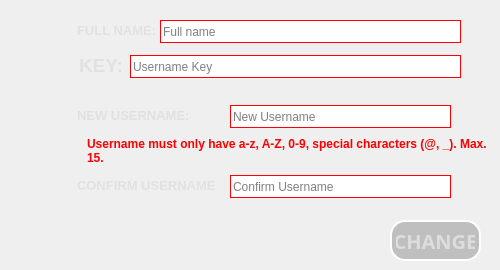
        <widget class="QWidget" name="user">
         <widget class="QLineEdit" name="ProfileUserFull">
          <property name="enabled">
           <bool>true</bool>
          </property>
          <property name="geometry">
           <rect>
            <x>160</x>
            <y>20</y>
            <width>301</width>
            <height>23</height>
           </rect>
          </property>
          <property name="styleSheet">
           <string notr="true">background-color: rgb(255, 255, 255);
border: 1px solid red;
border-top-left-radius : 0px;
border-top-right-radius : 0px; 
border-bottom-left-radius : 0px; 
border-bottom-right-radius : 0px;</string>
          </property>
          <property name="placeholderText">
           <string>Full name</string>
          </property>
          <property name="clearButtonEnabled">
           <bool>true</bool>
          </property>
         </widget>
         <widget class="QLabel" name="keyTick_5">
          <property name="geometry">
           <rect>
            <x>470</x>
            <y>55</y>
            <width>21</width>
            <height>21</height>
           </rect>
          </property>
          <property name="text">
           <string/>
          </property>
          <property name="pixmap">
           <pixmap>../Resources/tick.png</pixmap>
          </property>
          <property name="scaledContents">
           <bool>true</bool>
          </property>
         </widget>
         <widget class="QPushButton" name="UserChange_3">
          <property name="enabled">
           <bool>true</bool>
          </property>
          <property name="geometry">
           <rect>
            <x>390</x>
            <y>220</y>
            <width>91</width>
            <height>41</height>
           </rect>
          </property>
          <property name="font">
           <font>
            <family>Bahnschrift SemiBold</family>
            <pointsize>15</pointsize>
            <weight>75</weight>
            <bold>true</bold>
           </font>
          </property>
          <property name="cursor">
           <cursorShape>PointingHandCursor</cursorShape>
          </property>
          <property name="styleSheet">
           <string notr="true">background-color: rgba(64, 64, 64, 70);
color: rgb(221, 221, 221);
border: 2px solid white;
border-style: outset;
border-radius: 15px;
padding: 4px;</string>
          </property>
          <property name="text">
           <string>CHANGE</string>
          </property>
         </widget>
         <widget class="QLabel" name="ConfirmUserLabel_3">
          <property name="geometry">
           <rect>
            <x>70</x>
            <y>170</y>
            <width>151</width>
            <height>31</height>
           </rect>
          </property>
          <property name="font">
           <font>
            <pointsize>10</pointsize>
            <weight>75</weight>
            <bold>true</bold>
           </font>
          </property>
          <property name="styleSheet">
           <string notr="true">color: rgb(225, 225, 225);
border: 2px solid white;
border-style: outset;
border-radius: 15px;
padding: 4px;
border: none;</string>
          </property>
          <property name="text">
           <string>CONFIRM USERNAME:</string>
          </property>
          <property name="alignment">
           <set>Qt::AlignLeading|Qt::AlignLeft|Qt::AlignVCenter</set>
          </property>
         </widget>
         <widget class="QLabel" name="UserKey_3">
          <property name="geometry">
           <rect>
            <x>70</x>
            <y>50</y>
            <width>61</width>
            <height>31</height>
           </rect>
          </property>
          <property name="font">
           <font>
            <pointsize>14</pointsize>
            <weight>75</weight>
            <bold>true</bold>
           </font>
          </property>
          <property name="styleSheet">
           <string notr="true">color: rgb(225, 225, 225);
border: 2px solid white;
border-style: outset;
border-radius: 15px;
padding: 4px;
border: none;</string>
          </property>
          <property name="text">
           <string>KEY:</string>
          </property>
          <property name="alignment">
           <set>Qt::AlignLeading|Qt::AlignLeft|Qt::AlignVCenter</set>
          </property>
         </widget>
         <widget class="QLineEdit" name="ProfileUserKey">
          <property name="enabled">
           <bool>true</bool>
          </property>
          <property name="geometry">
           <rect>
            <x>130</x>
            <y>55</y>
            <width>331</width>
            <height>23</height>
           </rect>
          </property>
          <property name="styleSheet">
           <string notr="true">background-color: rgb(255, 255, 255);
border: 1px solid red;
border-top-left-radius : 0px;
border-top-right-radius : 0px; 
border-bottom-left-radius : 0px; 
border-bottom-right-radius : 0px;</string>
          </property>
          <property name="placeholderText">
           <string>Username Key</string>
          </property>
          <property name="clearButtonEnabled">
           <bool>true</bool>
          </property>
         </widget>
         <widget class="QLabel" name="NewUsernameLabel_5">
          <property name="geometry">
           <rect>
            <x>70</x>
            <y>100</y>
            <width>151</width>
            <height>31</height>
           </rect>
          </property>
          <property name="font">
           <font>
            <pointsize>10</pointsize>
            <weight>75</weight>
            <bold>true</bold>
           </font>
          </property>
          <property name="styleSheet">
           <string notr="true">color: rgb(225, 225, 225);
border: 2px solid white;
border-style: outset;
border-radius: 15px;
padding: 4px;
border: none;</string>
          </property>
          <property name="text">
           <string>NEW USERNAME:</string>
          </property>
          <property name="alignment">
           <set>Qt::AlignLeading|Qt::AlignLeft|Qt::AlignVCenter</set>
          </property>
         </widget>
         <widget class="QLineEdit" name="ProfileNewUser">
          <property name="enabled">
           <bool>false</bool>
          </property>
          <property name="geometry">
           <rect>
            <x>230</x>
            <y>105</y>
            <width>221</width>
            <height>23</height>
           </rect>
          </property>
          <property name="styleSheet">
           <string notr="true">background-color: rgb(255, 255, 255);
border: 1px solid red;
border-top-left-radius : 0px;
border-top-right-radius : 0px; 
border-bottom-left-radius : 0px; 
border-bottom-right-radius : 0px;</string>
          </property>
          <property name="maxLength">
           <number>15</number>
          </property>
          <property name="placeholderText">
           <string>New Username</string>
          </property>
          <property name="clearButtonEnabled">
           <bool>true</bool>
          </property>
         </widget>
         <widget class="QLabel" name="NewUsernameLabel_6">
          <property name="geometry">
           <rect>
            <x>80</x>
            <y>130</y>
            <width>411</width>
            <height>41</height>
           </rect>
          </property>
          <property name="font">
           <font>
            <pointsize>9</pointsize>
            <weight>75</weight>
            <bold>true</bold>
           </font>
          </property>
          <property name="styleSheet">
           <string notr="true">color: rgb(225, 225, 225);
border: 2px solid white;
border-style: outset;
border-radius: 15px;
padding: 4px;
border: none;
color: rgb(255, 0, 0);</string>
          </property>
          <property name="text">
           <string>Username must only have a-z, A-Z, 0-9, special characters (@, _). Max. 15.</string>
          </property>
          <property name="alignment">
           <set>Qt::AlignLeading|Qt::AlignLeft|Qt::AlignVCenter</set>
          </property>
          <property name="wordWrap">
           <bool>true</bool>
          </property>
         </widget>
         <widget class="QLabel" name="ConfirmTick_3">
          <property name="geometry">
           <rect>
            <x>460</x>
            <y>175</y>
            <width>21</width>
            <height>21</height>
           </rect>
          </property>
          <property name="text">
           <string/>
          </property>
          <property name="pixmap">
           <pixmap>../Resources/tick.png</pixmap>
          </property>
          <property name="scaledContents">
           <bool>true</bool>
          </property>
         </widget>
         <widget class="QLabel" name="useless_15">
          <property name="geometry">
           <rect>
            <x>70</x>
            <y>15</y>
            <width>91</width>
            <height>31</height>
           </rect>
          </property>
          <property name="font">
           <font>
            <pointsize>10</pointsize>
            <weight>75</weight>
            <bold>true</bold>
           </font>
          </property>
          <property name="styleSheet">
           <string notr="true">color: rgb(225, 225, 225);
border: 2px solid white;
border-style: outset;
border-radius: 15px;
padding: 4px;
border: none;</string>
          </property>
          <property name="text">
           <string>FULL NAME:</string>
          </property>
          <property name="alignment">
           <set>Qt::AlignLeading|Qt::AlignLeft|Qt::AlignVCenter</set>
          </property>
         </widget>
         <widget class="QLineEdit" name="ProfileConfirmUser">
          <property name="enabled">
           <bool>false</bool>
          </property>
          <property name="geometry">
           <rect>
            <x>230</x>
            <y>175</y>
            <width>221</width>
            <height>23</height>
           </rect>
          </property>
          <property name="styleSheet">
           <string notr="true">background-color: rgb(255, 255, 255);
border: 1px solid red;
border-top-left-radius : 0px;
border-top-right-radius : 0px; 
border-bottom-left-radius : 0px; 
border-bottom-right-radius : 0px;</string>
          </property>
          <property name="maxLength">
           <number>15</number>
          </property>
          <property name="placeholderText">
           <string>Confirm Username</string>
          </property>
          <property name="clearButtonEnabled">
           <bool>true</bool>
          </property>
         </widget>
         <widget class="QLabel" name="NewUserTick_3">
          <property name="geometry">
           <rect>
            <x>460</x>
            <y>105</y>
            <width>21</width>
            <height>21</height>
           </rect>
          </property>
          <property name="text">
           <string/>
          </property>
          <property name="pixmap">
           <pixmap>../Resources/tick.png</pixmap>
          </property>
          <property name="scaledContents">
           <bool>true</bool>
          </property>
         </widget>
        </widget>
